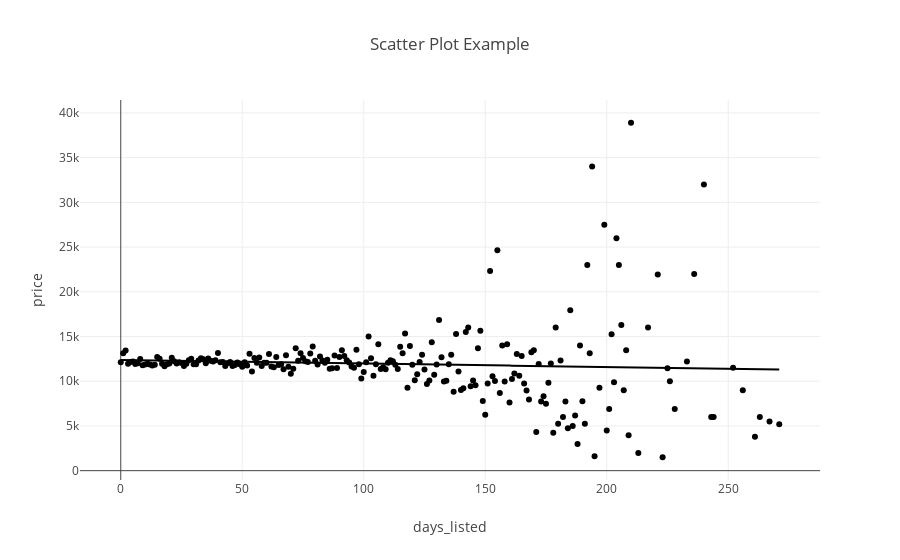

The code cell stored with this chart in its notebook:
### Code cell
days = vehicles_df.groupby('days_listed')['price'].mean().reset_index()
days_listed_price = px.scatter(days, x='days_listed', y='price', title='Scatter Plot Example', trendline='ols')
days_listed_price.show()

### Figure 1 — Plotly figure (JSON) as saved in the notebook; plotly's stock layout.template omitted (floating-point values rounded to 4 significant figures; data arrays with more than 128 entries replaced by an {"elided": "..."} marker saying what was removed)
{"data": [{"hovertemplate": "days_listed=%{x}<br>price=%{y}<extra></extra>", "legendgroup": "", "marker": {"color": "#000001", "symbol": "circle"}, "mode": "markers", "name": "", "orientation": "v", "showlegend": false, "type": "scatter", "x": {"elided": "227 int values"}, "xaxis": "x", "y": {"elided": "227 float values"}, "yaxis": "y"}, {"hovertemplate": "<b>OLS trendline</b><br>price = -3.94489 * days_listed + 12377.5<br>R<sup>2</sup>=0.003657<br><br>days_listed=%{x}<br>price=%{y} <b>(trend)</b><extra></extra>", "legendgroup": "", "marker": {"color": "#000001", "symbol": "circle"}, "mode": "lines", "name": "", "showlegend": false, "type": "scatter", "x": {"elided": "227 int values"}, "xaxis": "x", "y": {"elided": "227 float values"}, "yaxis": "y"}], "layout": {"legend": {"tracegroupgap": 0}, "title": {"text": "Scatter Plot Example"}, "xaxis": {"anchor": "y", "domain": [0, 1], "title": {"text": "days_listed"}}, "yaxis": {"anchor": "x", "domain": [0, 1], "title": {"text": "price"}}}}
